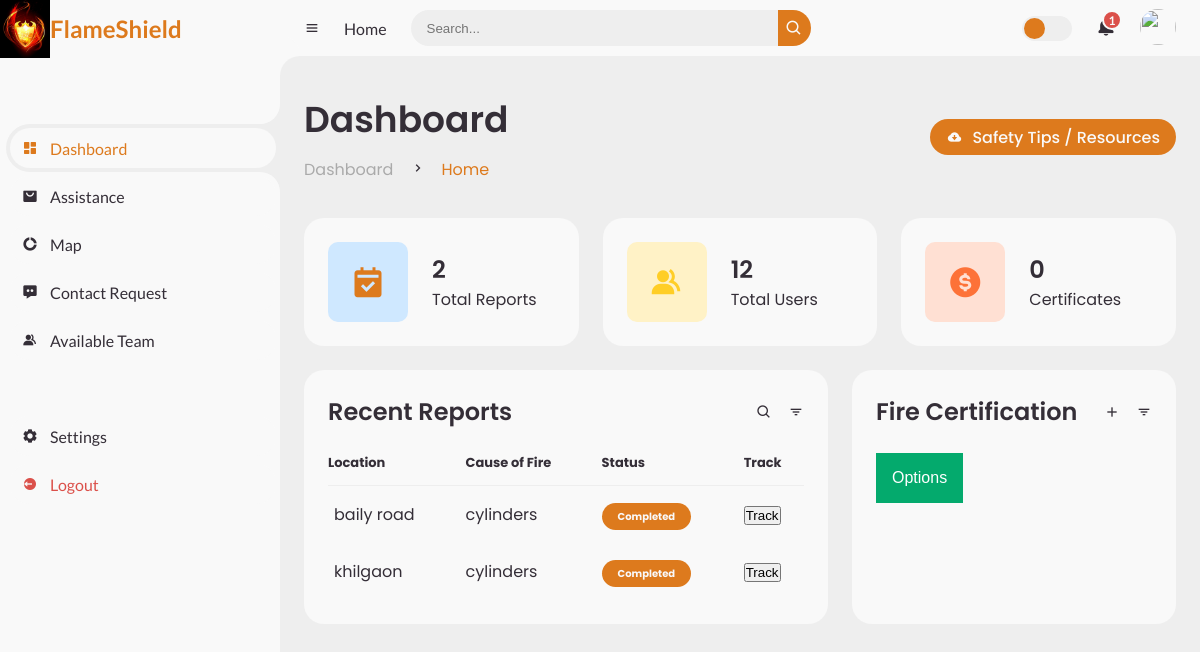
The app's page /dashboard/, older data.
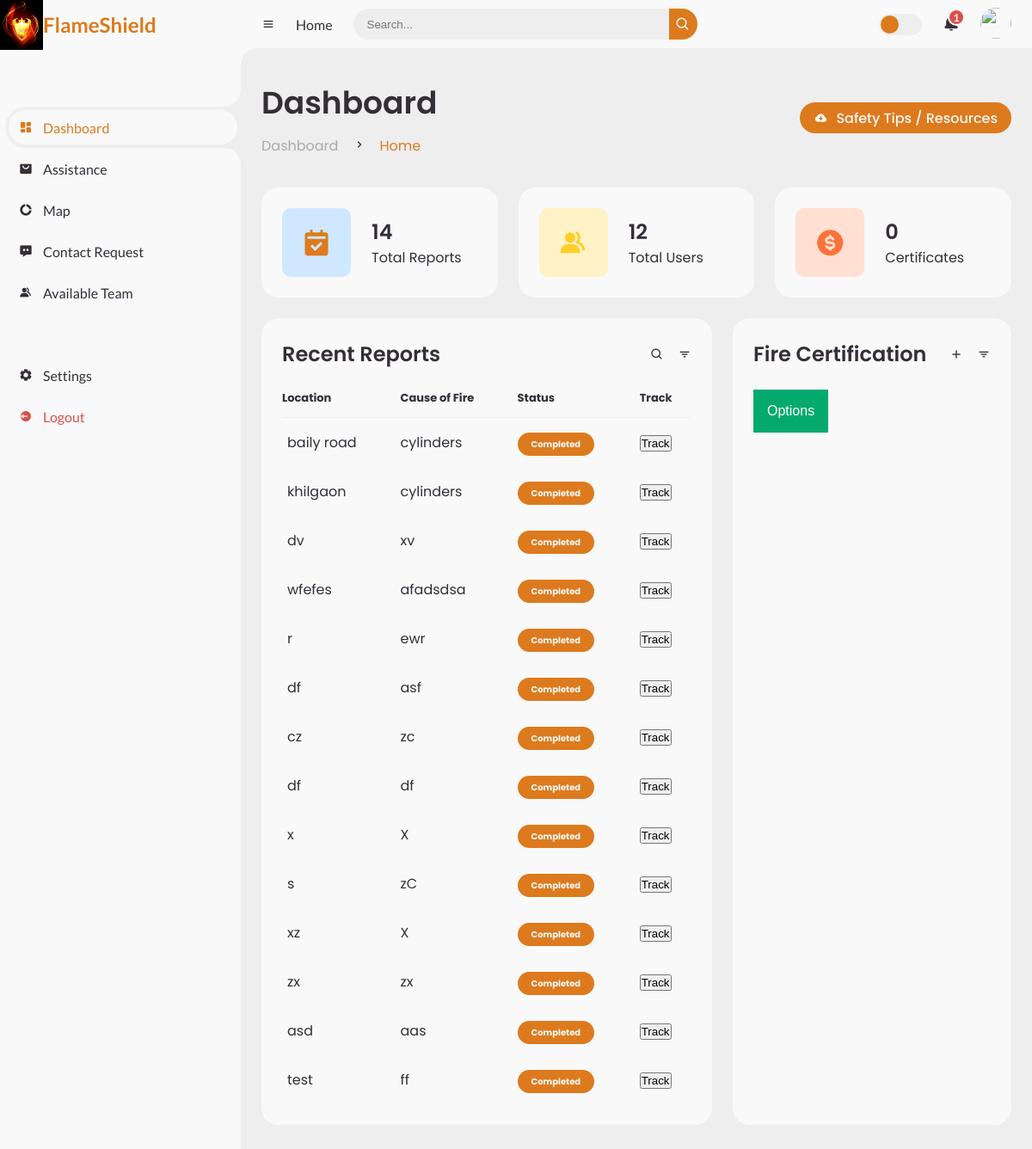
The same page, newer data.
### app1/models.py (models this page shows)
class report(models.Model) :
    location = models.CharField(max_length=50)
    cause = models.CharField(max_length=50)
    damage = models.CharField(max_length=50)
    comments = models.TextField()
    latitude = models.FloatField()
    longitude = models.FloatField()

### app1/views.py (the view)
# urls.py: path('dashboard/', views.dashboardView, name= 'dashboardView'),
def dashboardView(request):
    reports = report.objects.filter()
    report_count= len(reports)
    all_users = User.objects.all()
    user_count = len(all_users)
    all_certificates = addRestaurentModel.objects.filter()
    certificates_count = len(all_certificates)
    args = {
        "reports": reports,
        "report_count":report_count,
        "user_count":user_count,
        "certificates_count":certificates_count
    }
    return render(request, 'adminDashboard.html', args)

### templates/adminDashboard.html (shortened to what this page needs)
{% load static %}
<!DOCTYPE html>
<html lang="en">
<head>
	<link href='https://unpkg.com/boxicons@2.0.9/css/boxicons.min.css' rel='stylesheet'>
	<link rel="stylesheet" href="{% static 'style.css' %}">
</head>
<body>
	<section id="sidebar">
		<a href="#" class="brand">
			<img src="/static/logo.jpg" height="60">
			<span class="text">FlameShield</span>
		</a>
		<ul class="side-menu top">
			<li class="active">
				<a href="#">
					<i class='bx bxs-dashboard' ></i>
					<span class="text">Dashboard</span>
				</a>
			</li>
			<li>
				<a href="#">
					<i class='bx bxs-shopping-bag-alt' ></i>
					<span class="text">Assistance</span>
				</a>
			</li>
			<li>
				<a href="https://www.google.com/maps" target="_blank">
					<i class='bx bxs-doughnut-chart' ></i>
					<span class="text">Map</span>
				</a>
			</li>
			<li>
				<a href="/displayContact/">
					<i class='bx bxs-message-dots' ></i>
					<span class="text">Contact Request</span>
				</a>
			</li>
			<li>
				<a href="#">
					<i class='bx bxs-group' ></i>
					<span class="text">Available Team</span>
				</a>
			</li>
		</ul>
		<ul class="side-menu">
			<li>
				<a href="#">
					<i class='bx bxs-cog' ></i>
					<span class="text">Settings</span>
				</a>
			</li>
			<li>
				<a href="/" class="logout">
					<i class='bx bxs-log-out-circle' ></i>
					<span class="text">Logout</span>
				</a>
			</li>
		</ul>
	</section>
	<section id="content">
		<nav>
			<i class='bx bx-menu' ></i>
			<a href="#" class="nav-link">Home</a>
			<form action="#">
				<div class="form-input">
					<input type="search" placeholder="Search...">
					<button type="submit" class="search-btn"><i class='bx bx-search' ></i></button>
				</div>
			</form>
			<label for="switch-mode" class="switch-mode"></label>
			<a href="#" class="notification">
				<span class="num">1</span>
			</a>
			<a href="#" class="profile">
				<img src="/static/people.png">
			</a>
		</nav>
		<main>
			<div class="head-title">
				<div class="left">
					<h1>Dashboard</h1>
					<ul class="breadcrumb">
						<li>
							<a href="#">Dashboard</a>
						</li>
						<li><i class='bx bx-chevron-right' ></i></li>
						<li>
							<a class="active" href="#">Home</a>
						</li>
					</ul>
				</div>
				<a href="/safety/" class="btn-download">
					<i class='bx bxs-cloud-download' ></i>
					<span class="text">Safety Tips / Resources</span>
				</a>
			</div>
			<ul class="box-info">
				<li>
					<i class='bx bxs-calendar-check' ></i>
					<span class="text">
						<h3>{{report_count}}</h3>
						<p>Total Reports</p>
					</span>
				</li>
				<li>
					<i class='bx bxs-group' ></i>
					<span class="text">
						<h3>{{user_count}}</h3>
						<p>Total Users</p>
					</span>
				</li>
				<li>
					<i class='bx bxs-dollar-circle' ></i>
					<span class="text">
						<h3>{{certificates_count}}</h3>
						<p>Certificates</p>
					</span>
				</li>
			</ul>
			<div class="table-data">
				<div class="order">
					<div class="head">
						<h3>Recent Reports</h3>
						<i class='bx bx-search' ></i>
						<i class='bx bx-filter' ></i>
					</div>
					<table>
						<thead>
							<tr>
								<th>Location</th>
								<th>Cause of Fire</th>
								<th>Status</th>
								<th>Track</th>
							</tr>
						</thead>
						<tbody>
						{% for i in reports %}
							<tr>
								<td>
									<p>{{i.location}}</p>
								</td>
								<td>{{i.cause}}</td>
								<td><span class="status completed">Completed</span></td>
								<form action ="{% url 'map' i.id %}" method="POST">
								<td><input type="submit" name="track" value="Track"></input></td>
							</form>
							</tr>
						{% endfor %}
						</tbody>
					</table>
				</div>
				<div class="todo">
					<div class="head">
						<h3>Fire Certification</h3>
						<i class='bx bx-plus' ></i>
						<i class='bx bx-filter' ></i>
					</div>
					<div class="dropdown">
						<button class="dropbtn">Options</button>
					  </div>
				</div>
			</div>
		</main>
	</section>
</body>
</html>

Row changes from the older to the newer data that the page shows:
added report: location "dv", cause "xv"
added report: location "wfefes", cause "afadsdsa"
added report: location "r", cause "ewr"
added report: location "df", cause "asf"
added report: location "cz", cause "zc"
added report: location "df", cause "df"
added report: location "x", cause "X"
added report: location "s", cause "zC"
added report: location "xz", cause "X"
added report: location "zx", cause "zx"
added report: location "asd", cause "aas"
added report: location "test", cause "ff"
Text that changed along with them:
{{ report_count }}: "2" → "14"
